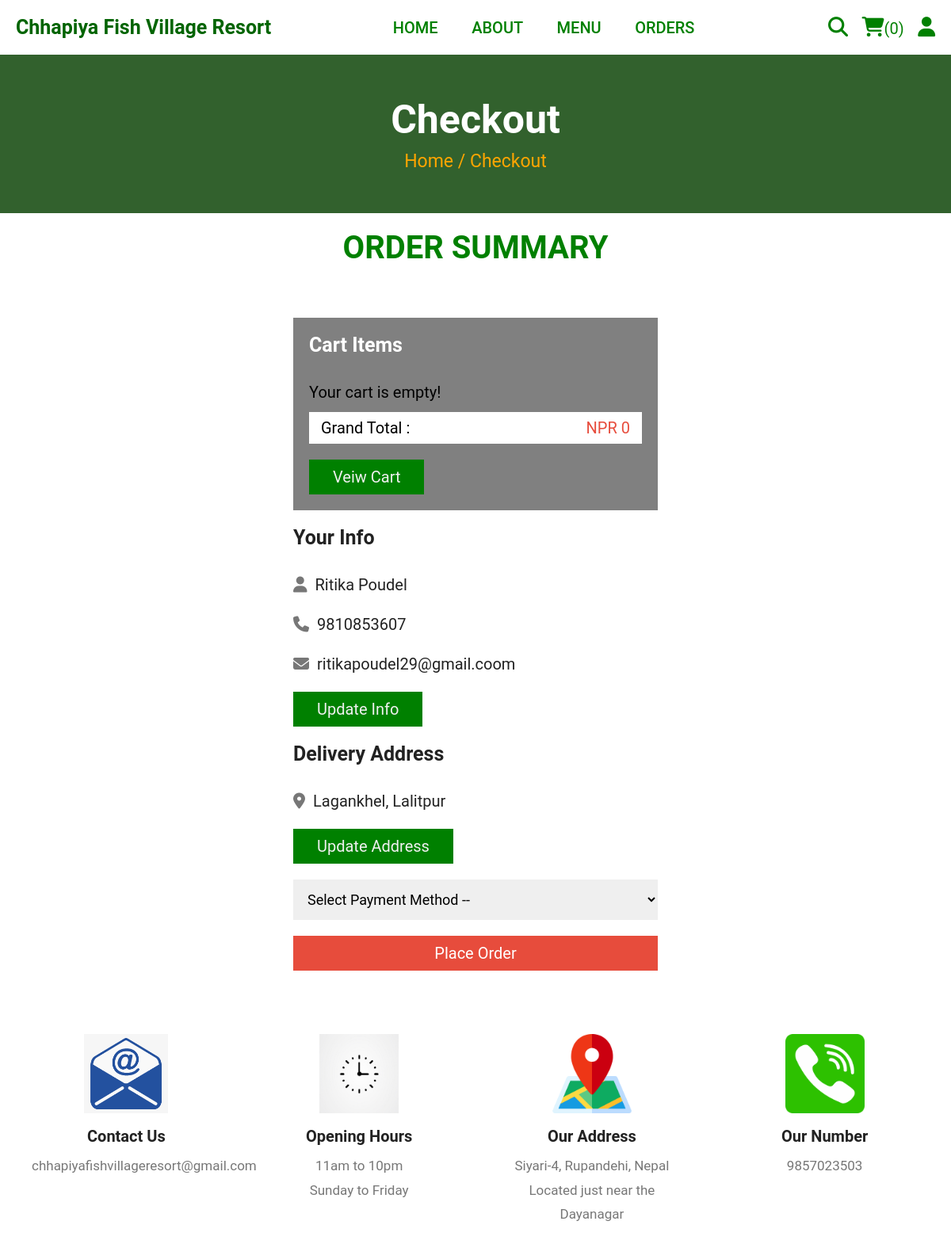
/checkout.php (signed in), run on the app's committed database.
### tables this page shows
CREATE TABLE `users` (
  `id` int(100) NOT NULL,
  `name` varchar(20) NOT NULL,
  `email` varchar(50) NOT NULL,
  `number` varchar(10) NOT NULL,
  `password` varchar(50) NOT NULL,
  `address` varchar(500) NOT NULL
);

### checkout.php (the view, shortened to what this page needs)
<?php
include 'components/connect.php';
if(isset($_SESSION['user_id'])){
   $user_id = $_SESSION['user_id'];
}else{
   $user_id = '';
   header('location:home.php');
};
?>
<!DOCTYPE html>
<html lang="en">
<head>
   <link rel="stylesheet" href="https://cdnjs.cloudflare.com/ajax/libs/font-awesome/6.1.1/css/all.min.css">
   <link rel="stylesheet" href="css/style.css">
</head>
<body>
<?php include 'components/user_header.php'; ?>
<div class="heading">
   <h3>checkout</h3>
   <p><a href="home.php">Home</a> <span> / Checkout</span></p>
</div>
<section class="checkout">
   <h1 class="title">Order summary</h1>
<form action="" method="post">
   <div class="cart-items">
      <h3>Cart items</h3>
      <?php
         $grand_total = 0;
         $cart_items[] = '';
         $select_cart = $conn->prepare("SELECT * FROM `cart` WHERE user_id = ?");
         $select_cart->execute([$user_id]);
         if($select_cart->rowCount() > 0){
            while($fetch_cart = $select_cart->fetch(PDO::FETCH_ASSOC)){
               $cart_items[] = $fetch_cart['name'].' ('.$fetch_cart['price'].' x '. $fetch_cart['quantity'].') - ';
               $total_products = implode($cart_items);
               $grand_total += ($fetch_cart['price'] * $fetch_cart['quantity']);
      ?>
      <p><span class="name"><?= $fetch_cart['name']; ?></span><span class="price">NPR <?= $fetch_cart['price']; ?> x <?= $fetch_cart['quantity']; ?></span></p>
      <?php
            }
         }else{
            echo '<p class="empty">Your cart is empty!</p>';
         }
      ?>
      <p class="grand-total"><span class="name">Grand Total :</span><span class="price">NPR <?= $grand_total; ?></span></p>
      <a href="cart.php" class="btn">veiw cart</a>
   </div>
   <div class="user-info">
      <h3>your info</h3>
      <p><i class="fas fa-user"></i><span><?= $fetch_profile['name'] ?></span></p>
      <p><i class="fas fa-phone"></i><span><?= $fetch_profile['number'] ?></span></p>
      <p><i class="fas fa-envelope"></i><span><?= $fetch_profile['email'] ?></span></p>
      <a href="update_profile.php" class="btn">update info</a>
      <h3>delivery address</h3>
      <p><i class="fas fa-map-marker-alt"></i><span><?php if($fetch_profile['address'] == ''){echo 'Please enter your address';}else{echo $fetch_profile['address'];} ?></span></p>
      <a href="update_address.php" class="btn">update address</a>
      <select name="method" class="box" required>
         <option value="" disabled selected>Select Payment Method --</option>
      </select>
      <input type="submit" value="place order" class="btn <?php if($fetch_profile['address'] == ''){echo 'disabled';} ?>" style="width:100%; background:var(--red); color:var(--white);" name="submit">
   </div>
</form>
</section>
<?php include 'components/footer.php'; ?>
</body>
</html>

### css/style.css (style rules this page uses)
:root { --orange: orange; --red:#e74c3c; --white:#fff; --black:#222; --green: #008000; --light-color:#777; --Emerald-Green: #008000; --Deep-Blue: #0000FF; --light-gray: #F0F0F0; }
* { font-family: 'Roboto', sans-serif; margin:0; padding:0; box-sizing: border-box; outline: none; border: none; text-decoration: none; }
html { font-size: 62.5%; overflow-x: hidden; scroll-behavior: smooth; stop-opacity: 7rem; }
section { margin:0 auto; max-width: 1200px; padding:2rem; }
.title { text-align: center; margin-bottom: 4.5rem; font-size: 4rem; color:var(--green); text-transform: uppercase; text-underline-offset: 1rem; }
.heading { display: flex; align-items: center; justify-content: center; gap:1rem; flex-flow: column; background-color: #32612D; min-height: 20rem; }
.heading h3 { font-size: 5rem; color:var(--white); text-transform: capitalize; }
.heading p { font-size: 2.3rem; color: orange; }
.heading p a { color:orange; }
.btn, .delete-btn { margin-top: 1rem; display: inline-block; font-size: 2rem; padding:1rem 3rem; cursor: pointer; text-transform: capitalize; transition: .2s linear; }
.btn { background-color: green; color:var(--light-gray); }
.checkout form { max-width: 50rem; margin:0 auto; border:var(--border); padding:2rem; }
.checkout form h3 { font-size: 2.5rem; text-transform: capitalize; padding: 2rem 0; color:var(--black); }
.checkout form .cart-items { background-color: grey; padding:2rem; padding-top: 0; }
.checkout form .cart-items h3 { color:var(--white); }
.checkout form .cart-items p { display: flex; align-items: center; gap:1.5rem; justify-content: space-between; margin:1rem 0; line-height: 1.5; font-size: 2rem; }
.checkout form .cart-items p .name { color: black; }
.checkout form .cart-items p .price { color:var(--yellow); }
.checkout form .cart-items .grand-total { background-color: var(--white); padding:.5rem 1.5rem; }
.checkout form .cart-items .grand-total .price { color:var(--red); }
.checkout form .user-info p { font-size: 2rem; line-height: 1.5; padding:1rem 0; }
.checkout form .user-info p i { color:var(--light-color); margin-right: 1rem; }
.checkout form .user-info p span { color:var(--black); }
.checkout form .user-info .box { width: 100%; border:var(--border); padding:1.4rem; margin-top: 2rem; margin-bottom: 1rem; font-size: 1.8rem; }

### data on the page
users: name "Ritika Poudel", number "9810853607", email "ritikapoudel29@gmail.coom", address "Lagankhel, Lalitpur", submit "place order"

### other printed values
$total_cart_items "0"
$grand_total "0"
